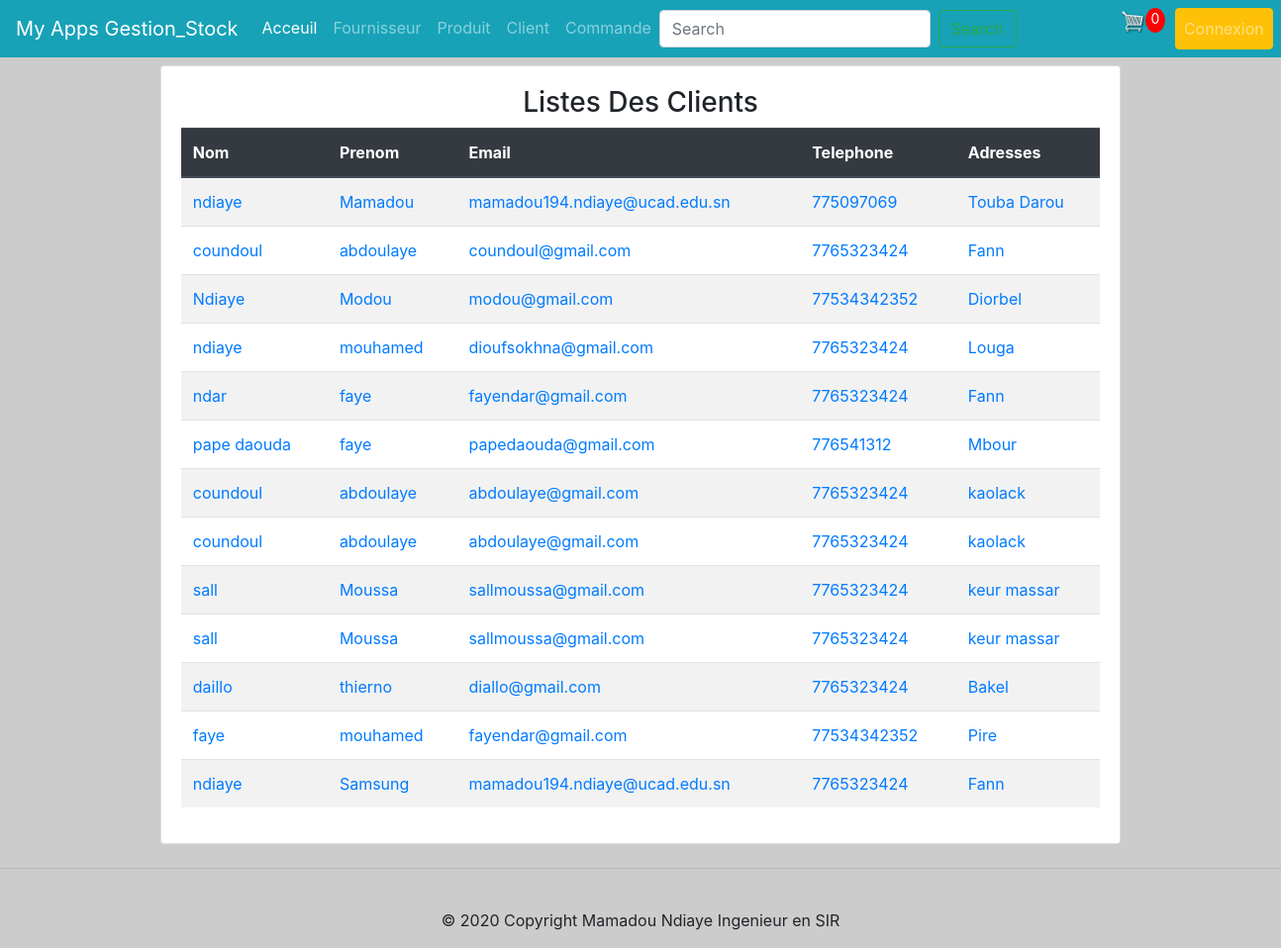
The app's page /client/, older data.
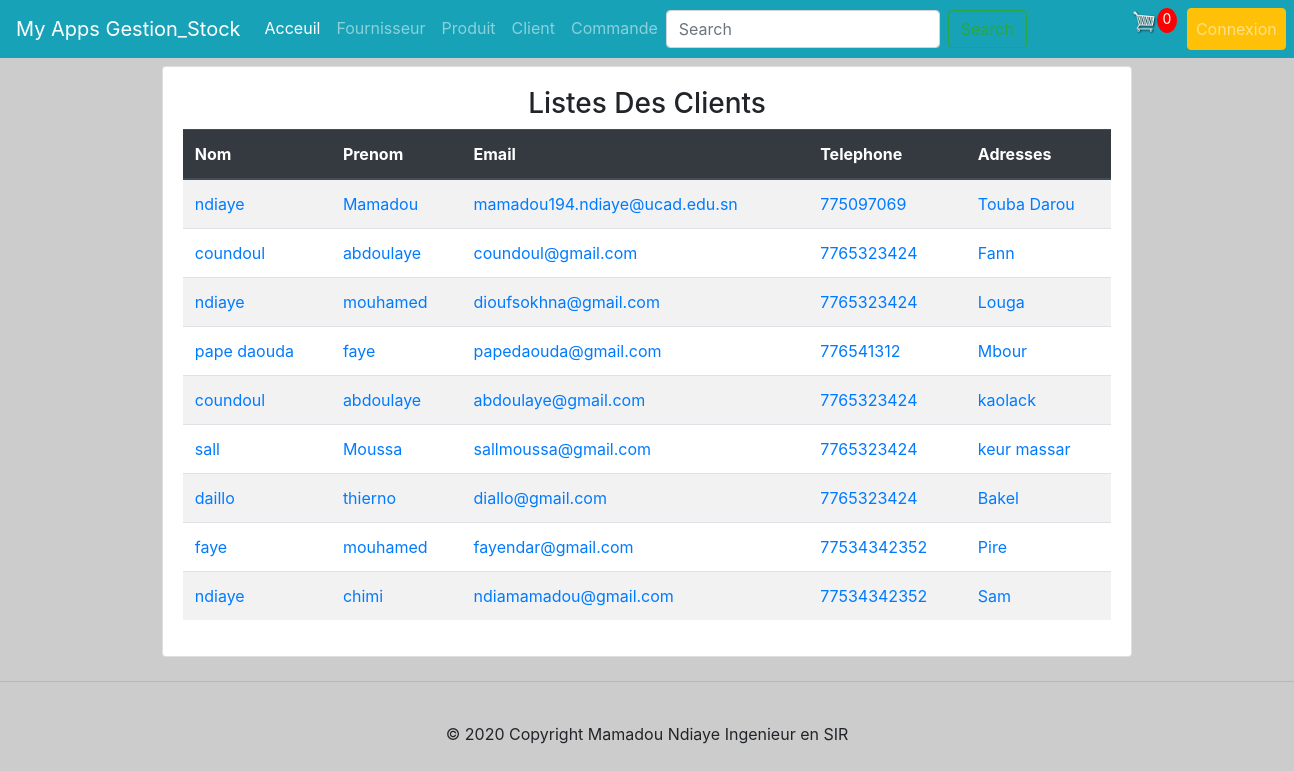
The same page, newer data.
### gestionCommande/models.py (models this page shows)
class Client(models.Model):
    nom = models.CharField(max_length=30)
    prenom = models.CharField(max_length=30)
    email = models.EmailField(max_length=30)
    telephone = models.CharField(max_length=15)
    adresse = models.CharField(max_length=30)

### gestionCommande/views.py (the view)
# urls.py: path("client/",client,name='list_client'),
def client(request):
    clients = Client.objects.all()
    context = {"clients":  clients}
    return render(request, "clients/clients.html",{"clients":  clients} )

### gestionCommande/templates/clients/clients.html
   {% extends  "base.html" %}
{% block contenu %}
 <div class="row mt-2">
     <div class="col-md-9 m-auto">
         <div class="row">
         <div class="card card-body ">
              <div class="panel-heading"><h3  class="text-center">Listes Des Clients</h3></div>
                 <table class=" table table-striped">
                <thead class="thead-dark">
                   <tr>
                      <th scope="col">Nom</th>
                      <th scope="col">Prenom</th>
                      <th scope="col">Email</th>
                      <th scope="col">Telephone</th>
                        <th scope="col">Adresses</th>
                   </tr>
                </thead>
               {% for client in clients %}
                <a href=" {% url 'details_client' client.id %}">
                <tr>
                    <td>
                          <a href=" {% url 'details_client' client.id %}">
                             {{ client.nom}}
                          </a>
                    </td>
                    <td>
                          <a href=" {% url 'details_client' client.id %}">
                        {{ client.prenom }}
                          </a>
                    </td>
                    <td>
                          <a href=" {% url 'details_client' client.id %}">
                        {{ client.email }}
                          </a>
                    </td>
                    <td>
                          <a href=" {% url 'details_client' client.id %}">
                        {{client.telephone}}
                          </a>
                    </td>
                    <td>
                          <a href=" {% url 'details_client' client.id %}">
                         {{client.adresse}}
                          </a>
                    </td>
                </tr>
                </a>
                    {% endfor%}
            </table>
         </div>
         </div>
     </div>
 </div>
{% endblock%}

### gestionCommande/templates/base.html (shortened to what this page needs)
 <!doctype html>
 {% load static %}
<html lang="en">
  <head>
    <link rel="stylesheet" href="https://cdn.jsdelivr.net/npm/bootstrap@4.5.3/dist/css/bootstrap.min.css">
     <link rel="stylesheet" type="text/css" href="{% static 'css/main.css' %}">
  </head>
  <body>
  {% include  "partiel/headers.html" %}
  <div class="container col-12">
       {% block contenu %}
        {% endblock %}
  </div>
  {% include  "partiel/footer.html" %}
  </body>
</html>

### gestionCommande/templates/partiel/headers.html (shortened to what this page needs)
{% load static %}
<nav class="navbar navbar-expand-lg  navbar-dark bg-info ">
  <a class="navbar-brand" href="{% url 'acceuil' %} ">My Apps Gestion_Stock</a>
  <div class="collapse navbar-collapse" id="navbarSupportedContent">
    <ul class="navbar-nav mr-auto">
      <li class="nav-item active">
        <a class="nav-link" href="{% url 'acceuil' %} ">Acceuil </a>
      </li>
      <li class="nav-item">
        <a class="nav-link" href="#">Fournisseur</a>
      </li>
        <li class="nav-item">
        <a class="nav-link" href="{% url 'produit' %}">Produit</a>
      </li>
        <li class="nav-item">
        <a class="nav-link" href="{% url 'list_client' %}">Client</a>
      </li>
        <li class="nav-item">
        <a class="nav-link" href="#">Commande</a>
      </li>
      <form class="form-inline my-2 my-lg-0"   action="{% url 'search_produit' %}" method="get">
      <input class="form-control mr-sm-2"  name="query" value="{{ request.GET.query }}" type="search" placeholder="Search" aria-label="Search">
        <button class="btn btn-outline-success my-2 my-sm-0" type="submit">Search</button>
    </form>
       <a href="#" style="position:relative;left:90px;" >
	    		<img  id="cart-icon" src="{% static 'images/cart.png' %}">
	    	</a>
      <p id="cart-total" style="position:relative;left:90px;">0</p>
        <li class="nav-item   pull-right   " style="position:relative;left:100px;">
          {% if request.user.is_authenticated %}
          <a class="nav-link  btn btn-warning"   href="{% url 'logout' %}">Deconnexion</a>
          {% else %}
          <a class="nav-link  btn btn-warning"   href="{% url 'login' %}">Connexion</a>
          {% endif %}
      </li>
    </ul>
  </div>
</nav>

### gestionCommande/templates/partiel/footer.html
 <footer class="page-footer text-center font-small mt-4 wow fadeIn">
    <hr class="my-4">
    <div class="footer-copyright py-3">
      © 2020 Copyright  Mamadou Ndiaye Ingenieur en SIR
    </div>
  </footer>

### static/css/main.css (style rules this page uses)
#cart-icon { width:25px; display: inline-block; margin-left: 15px; }
#cart-total { display: block; text-align: center; color:#fff; background-color: red; width: 20px; height: 25px; border-radius: 50%; font-size: 14px; }

### gestionCommande/templates/base.html (style rules this page uses)
body { background-color : #ccc; }

Row changes from the older to the newer data that the page shows:
removed Client: nom "Ndiaye", prenom "Modou", email "modou@gmail.com", telephone "77534342352", adresse "Diorbel"
removed Client: nom "ndar", prenom "faye", email "fayendar@gmail.com", telephone "7765323424", adresse "Fann"
removed Client: nom "coundoul", prenom "abdoulaye", email "abdoulaye@gmail.com", telephone "7765323424", adresse "kaolack"
removed Client: nom "sall", prenom "Moussa", email "sallmoussa@gmail.com", telephone "7765323424", adresse "keur massar"
removed Client: nom "ndiaye", prenom "Samsung", email "mamadou194.ndiaye@ucad.edu.sn", telephone "7765323424", adresse "Fann"
added Client: nom "ndiaye", prenom "chimi", email "ndiamamadou@gmail.com", telephone "77534342352", adresse "Sam"
